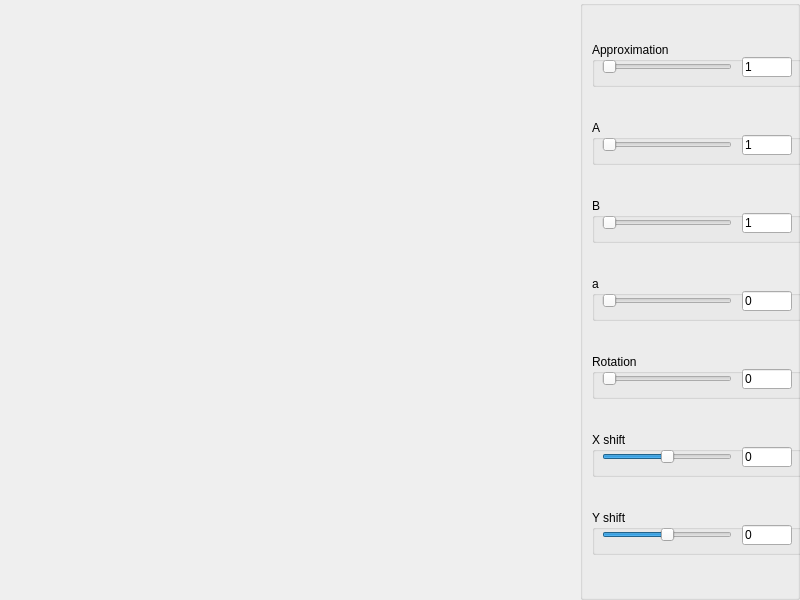
<?xml version="1.0" encoding="UTF-8"?>
<ui version="4.0">
 <class>Widget</class>
 <widget class="QWidget" name="Widget">
  <property name="geometry">
   <rect>
    <x>0</x>
    <y>0</y>
    <width>800</width>
    <height>600</height>
   </rect>
  </property>
  <property name="windowTitle">
   <string>Widget</string>
  </property>
  <widget class="QGroupBox" name="groupBox_0">
   <property name="geometry">
    <rect>
     <x>580</x>
     <y>0</y>
     <width>220</width>
     <height>600</height>
    </rect>
   </property>
   <property name="autoFillBackground">
    <bool>true</bool>
   </property>
   <property name="title">
    <string/>
   </property>
   <property name="checkable">
    <bool>false</bool>
   </property>
   <layout class="QVBoxLayout" name="verticalLayout">
    <item>
     <widget class="QGroupBox" name="groupBox_1">
      <property name="sizePolicy">
       <sizepolicy hsizetype="Fixed" vsizetype="Fixed">
        <horstretch>0</horstretch>
        <verstretch>0</verstretch>
       </sizepolicy>
      </property>
      <property name="minimumSize">
       <size>
        <width>210</width>
        <height>45</height>
       </size>
      </property>
      <property name="maximumSize">
       <size>
        <width>210</width>
        <height>45</height>
       </size>
      </property>
      <property name="title">
       <string>Approximation</string>
      </property>
      <widget class="QSlider" name="horizontalSlider_1">
       <property name="geometry">
        <rect>
         <x>10</x>
         <y>15</y>
         <width>130</width>
         <height>20</height>
        </rect>
       </property>
       <property name="minimum">
        <number>1</number>
       </property>
       <property name="maximum">
        <number>1000000</number>
       </property>
       <property name="orientation">
        <enum>Qt::Horizontal</enum>
       </property>
      </widget>
      <widget class="QLineEdit" name="lineEdit_1">
       <property name="geometry">
        <rect>
         <x>150</x>
         <y>15</y>
         <width>50</width>
         <height>20</height>
        </rect>
       </property>
       <property name="text">
        <string>1</string>
       </property>
      </widget>
     </widget>
    </item>
    <item>
     <widget class="QGroupBox" name="groupBox_2">
      <property name="sizePolicy">
       <sizepolicy hsizetype="Fixed" vsizetype="Fixed">
        <horstretch>0</horstretch>
        <verstretch>0</verstretch>
       </sizepolicy>
      </property>
      <property name="minimumSize">
       <size>
        <width>210</width>
        <height>45</height>
       </size>
      </property>
      <property name="maximumSize">
       <size>
        <width>210</width>
        <height>45</height>
       </size>
      </property>
      <property name="title">
       <string>A</string>
      </property>
      <widget class="QSlider" name="horizontalSlider_2">
       <property name="geometry">
        <rect>
         <x>10</x>
         <y>15</y>
         <width>130</width>
         <height>20</height>
        </rect>
       </property>
       <property name="minimum">
        <number>1</number>
       </property>
       <property name="maximum">
        <number>100000</number>
       </property>
       <property name="orientation">
        <enum>Qt::Horizontal</enum>
       </property>
      </widget>
      <widget class="QLineEdit" name="lineEdit_2">
       <property name="geometry">
        <rect>
         <x>150</x>
         <y>15</y>
         <width>50</width>
         <height>20</height>
        </rect>
       </property>
       <property name="text">
        <string>1</string>
       </property>
      </widget>
     </widget>
    </item>
    <item>
     <widget class="QGroupBox" name="groupBox_3">
      <property name="sizePolicy">
       <sizepolicy hsizetype="Fixed" vsizetype="Fixed">
        <horstretch>0</horstretch>
        <verstretch>0</verstretch>
       </sizepolicy>
      </property>
      <property name="minimumSize">
       <size>
        <width>210</width>
        <height>45</height>
       </size>
      </property>
      <property name="maximumSize">
       <size>
        <width>210</width>
        <height>45</height>
       </size>
      </property>
      <property name="title">
       <string>B</string>
      </property>
      <widget class="QSlider" name="horizontalSlider_3">
       <property name="geometry">
        <rect>
         <x>10</x>
         <y>15</y>
         <width>130</width>
         <height>20</height>
        </rect>
       </property>
       <property name="minimum">
        <number>1</number>
       </property>
       <property name="maximum">
        <number>100000</number>
       </property>
       <property name="orientation">
        <enum>Qt::Horizontal</enum>
       </property>
      </widget>
      <widget class="QLineEdit" name="lineEdit_3">
       <property name="geometry">
        <rect>
         <x>150</x>
         <y>15</y>
         <width>50</width>
         <height>20</height>
        </rect>
       </property>
       <property name="text">
        <string>1</string>
       </property>
      </widget>
     </widget>
    </item>
    <item>
     <widget class="QGroupBox" name="groupBox_4">
      <property name="sizePolicy">
       <sizepolicy hsizetype="Fixed" vsizetype="Fixed">
        <horstretch>0</horstretch>
        <verstretch>0</verstretch>
       </sizepolicy>
      </property>
      <property name="minimumSize">
       <size>
        <width>210</width>
        <height>45</height>
       </size>
      </property>
      <property name="maximumSize">
       <size>
        <width>210</width>
        <height>45</height>
       </size>
      </property>
      <property name="title">
       <string>a</string>
      </property>
      <widget class="QSlider" name="horizontalSlider_4">
       <property name="geometry">
        <rect>
         <x>10</x>
         <y>15</y>
         <width>130</width>
         <height>20</height>
        </rect>
       </property>
       <property name="maximum">
        <number>1000000</number>
       </property>
       <property name="orientation">
        <enum>Qt::Horizontal</enum>
       </property>
      </widget>
      <widget class="QLineEdit" name="lineEdit_4">
       <property name="geometry">
        <rect>
         <x>150</x>
         <y>15</y>
         <width>50</width>
         <height>20</height>
        </rect>
       </property>
       <property name="text">
        <string>0</string>
       </property>
      </widget>
     </widget>
    </item>
    <item>
     <widget class="QGroupBox" name="groupBox_5">
      <property name="sizePolicy">
       <sizepolicy hsizetype="Fixed" vsizetype="Fixed">
        <horstretch>0</horstretch>
        <verstretch>0</verstretch>
       </sizepolicy>
      </property>
      <property name="minimumSize">
       <size>
        <width>210</width>
        <height>45</height>
       </size>
      </property>
      <property name="maximumSize">
       <size>
        <width>210</width>
        <height>45</height>
       </size>
      </property>
      <property name="title">
       <string>Rotation</string>
      </property>
      <widget class="QSlider" name="horizontalSlider_5">
       <property name="geometry">
        <rect>
         <x>10</x>
         <y>15</y>
         <width>130</width>
         <height>20</height>
        </rect>
       </property>
       <property name="maximum">
        <number>360</number>
       </property>
       <property name="orientation">
        <enum>Qt::Horizontal</enum>
       </property>
      </widget>
      <widget class="QLineEdit" name="lineEdit_5">
       <property name="geometry">
        <rect>
         <x>150</x>
         <y>15</y>
         <width>50</width>
         <height>20</height>
        </rect>
       </property>
       <property name="text">
        <string>0</string>
       </property>
      </widget>
     </widget>
    </item>
    <item>
     <widget class="QGroupBox" name="groupBox_6">
      <property name="sizePolicy">
       <sizepolicy hsizetype="Fixed" vsizetype="Fixed">
        <horstretch>0</horstretch>
        <verstretch>0</verstretch>
       </sizepolicy>
      </property>
      <property name="minimumSize">
       <size>
        <width>210</width>
        <height>45</height>
       </size>
      </property>
      <property name="maximumSize">
       <size>
        <width>210</width>
        <height>45</height>
       </size>
      </property>
      <property name="title">
       <string>X shift</string>
      </property>
      <widget class="QSlider" name="horizontalSlider_6">
       <property name="geometry">
        <rect>
         <x>10</x>
         <y>15</y>
         <width>130</width>
         <height>20</height>
        </rect>
       </property>
       <property name="minimum">
        <number>-1000</number>
       </property>
       <property name="maximum">
        <number>1000</number>
       </property>
       <property name="orientation">
        <enum>Qt::Horizontal</enum>
       </property>
      </widget>
      <widget class="QLineEdit" name="lineEdit_6">
       <property name="geometry">
        <rect>
         <x>150</x>
         <y>15</y>
         <width>50</width>
         <height>20</height>
        </rect>
       </property>
       <property name="text">
        <string>0</string>
       </property>
      </widget>
     </widget>
    </item>
    <item>
     <widget class="QGroupBox" name="groupBox_7">
      <property name="sizePolicy">
       <sizepolicy hsizetype="Fixed" vsizetype="Fixed">
        <horstretch>0</horstretch>
        <verstretch>0</verstretch>
       </sizepolicy>
      </property>
      <property name="minimumSize">
       <size>
        <width>210</width>
        <height>45</height>
       </size>
      </property>
      <property name="maximumSize">
       <size>
        <width>210</width>
        <height>45</height>
       </size>
      </property>
      <property name="title">
       <string>Y shift</string>
      </property>
      <widget class="QSlider" name="horizontalSlider_7">
       <property name="geometry">
        <rect>
         <x>10</x>
         <y>15</y>
         <width>130</width>
         <height>20</height>
        </rect>
       </property>
       <property name="minimum">
        <number>-1000</number>
       </property>
       <property name="maximum">
        <number>1000</number>
       </property>
       <property name="orientation">
        <enum>Qt::Horizontal</enum>
       </property>
      </widget>
      <widget class="QLineEdit" name="lineEdit_7">
       <property name="geometry">
        <rect>
         <x>150</x>
         <y>15</y>
         <width>50</width>
         <height>20</height>
        </rect>
       </property>
       <property name="text">
        <string>0</string>
       </property>
      </widget>
     </widget>
    </item>
   </layout>
  </widget>
 </widget>
 <resources/>
 <connections/>
</ui>
